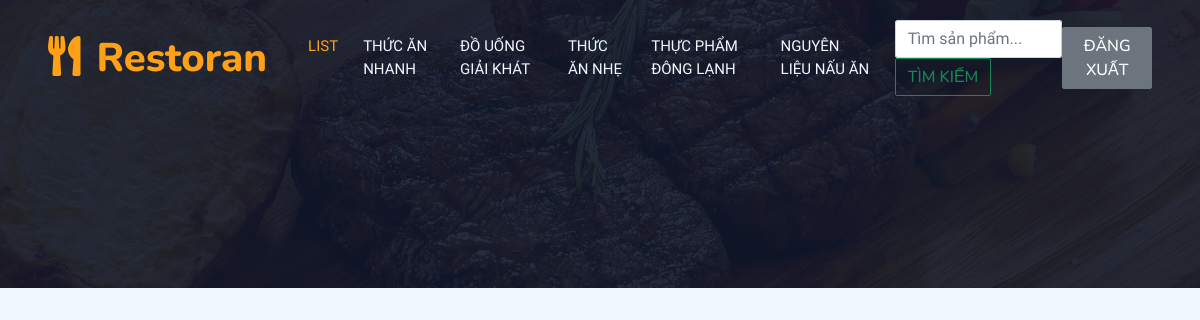
Screenshot of /admin_header.php with the database file from the repository.
### tables this page shows
CREATE TABLE `product_types` (
  `type_id` int(11) NOT NULL,
  `type_name` varchar(100) NOT NULL
);

### models/productypes.php (called while the page is built, shortened)
<?php
class ProductType
{
    public function getAllProductType()
    {
        $sql = "SELECT * FROM product_types";
        $result = Db::$connection->query($sql);
        if ($result) {
            return $result->fetch_all(MYSQLI_ASSOC);
        } else {
            die("Error: " . Db::$connection->error);
        }
    }
}

### admin_header.php (the view, shortened to what this page needs)
<?php
            require "models/productypes.php";
            $protype = new ProductType();
            $getAllprotypes = $protype->getAllProductType();
?>
<!DOCTYPE html>
<html lang="en">
<head>
        <link href="https://cdnjs.cloudflare.com/ajax/libs/font-awesome/5.10.0/css/all.min.css" rel="stylesheet">
        <link href="https://cdn.jsdelivr.net/npm/bootstrap-icons@1.4.1/font/bootstrap-icons.css" rel="stylesheet">
        <link href="lib/animate/animate.min.css" rel="stylesheet">
        <link href="lib/owlcarousel/assets/owl.carousel.min.css" rel="stylesheet">
        <link href="lib/tempusdominus/css/tempusdominus-bootstrap-4.min.css" rel="stylesheet" />
        <link href="css/bootstrap.min.css" rel="stylesheet">
        <link href="css/style.css" rel="stylesheet">
</head>
<body>
<div class="container-xxl bg-white p-0">
        <div class="container-xxl position-relative p-0">
            <nav class="navbar navbar-expand-lg navbar-dark bg-dark px-4 px-lg-5 py-3 py-lg-0">
                <a href="admin_products.php" class="navbar-brand p-0">
                    <h1 class="text-primary m-0"><i class="fa fa-utensils me-3"></i>Restoran</h1>
                </a>
                <div class="collapse navbar-collapse" id="navbarCollapse">
                    <div class="navbar-nav ms-auto py-0 pe-4">
                        <a href="admin_products.php" class="nav-item nav-link active">List</a>
                        <?php
                        if (isset($getAllprotypes) && is_array($getAllprotypes) && !empty($getAllprotypes)):
                            foreach ($getAllprotypes as $key => $value):
                                if ($value['type_id'] == 1):
                                    ?>
                                    <a href="ThucAnNhanh.php?type_id=<?php echo urlencode($value['type_id']); ?>"
                                        class="nav-item nav-link">
                                        <?php echo htmlspecialchars($value['type_name']); ?>
                                    </a>
                                    <?php
                                elseif ($value['type_id'] == 2):
                                    ?>
                                    <a href="DoUongGiaiKhat.php?type_id=<?php echo urlencode($value['type_id']); ?>"
                                        class="nav-item nav-link">
                                        <?php echo htmlspecialchars($value['type_name']); ?>
                                    </a>
                                    <?php
                                elseif ($value['type_id'] == 3):
                                    ?>
                                    <a href="ThucAnNhe.php?type_id=<?php echo urlencode($value['type_id']); ?>"
                                        class="nav-item nav-link">
                                        <?php echo htmlspecialchars($value['type_name']); ?>
                                    </a>
                                    <?php
                                elseif ($value['type_id'] == 4):
                                    ?>
                                    <a href="ThucPhamDongLanh.php?type_id=<?php echo urlencode($value['type_id']); ?>"
                                        class="nav-item nav-link">
                                        <?php echo htmlspecialchars($value['type_name']); ?>
                                    </a>
                                    <?php
                                elseif ($value['type_id'] == 5):
                                    ?>
                                    <a href="NguyenLieuNauAn.php?type_id=<?php echo urlencode($value['type_id']); ?>"
                                        class="nav-item nav-link">
                                        <?php echo htmlspecialchars($value['type_name']); ?>
                                    </a>
                                    <?php
                                endif;
                            endforeach;
                        else: ?>
                            <p class="nav-item nav-link">Không có loại sản phẩm nào.</p>
                        <?php endif; ?>
                    </div>
                    <form action="admin_search.php" method="GET" class="form-inline my-2 my-lg-0">
                        <input class="form-control mr-sm-2" type="search" name="query" placeholder="Tìm sản phẩm..."
                            aria-label="Search">
                        <button class="btn btn-outline-success my-2 my-sm-0" type="submit">Tìm kiếm</button>
                    </form>
                    <a href="./login/index.php" class="btn btn-secondary">Đăng Xuất</a>
                </div>
            </nav>
            <div class="container-xxl py-5 bg-dark hero-header mb-5">
                <div class="container my-5 py-5">
                </div>
            </div>
        </div>

### css/style.css (style rules this page uses)
:root { --primary: #FEA116; --light: #F1F8FF; --dark: #0F172B; }
.btn { font-family: 'Nunito', sans-serif; font-weight: 500; text-transform: uppercase; transition: .5s; }
.btn.btn-primary, .btn.btn-secondary { color: #FFFFFF; }
.navbar-dark .navbar-nav .nav-link { position: relative; margin-left: 25px; padding: 35px 0; font-size: 15px; color: var(--light) !important; text-transform: uppercase; font-weight: 500; outline: none; transition: .5s; }
.navbar-dark .navbar-nav .nav-link:hover, .navbar-dark .navbar-nav .nav-link.active { color: var(--primary) !important; }
@media (min-width: 992px) { .navbar-dark { position: absolute; width: 100%; top: 0; left: 0; z-index: 999; background: transparent !important; } }
.hero-header { background: linear-gradient(rgba(15, 23, 43, .9), rgba(15, 23, 43, .9)), url(../img/bg-hero.jpg); background-position: center center; background-repeat: no-repeat; background-size: cover; }

### rows the page displays
product_types: type_name "THỨC ĂN NHANH"
product_types: type_name "ĐỒ UỐNG GIẢI KHÁT"
product_types: type_name "THỨC ĂN NHẸ"
product_types: type_name "THỰC PHẨM ĐÔNG LẠNH"
product_types: type_name "NGUYÊN LIỆU NẤU ĂN"
